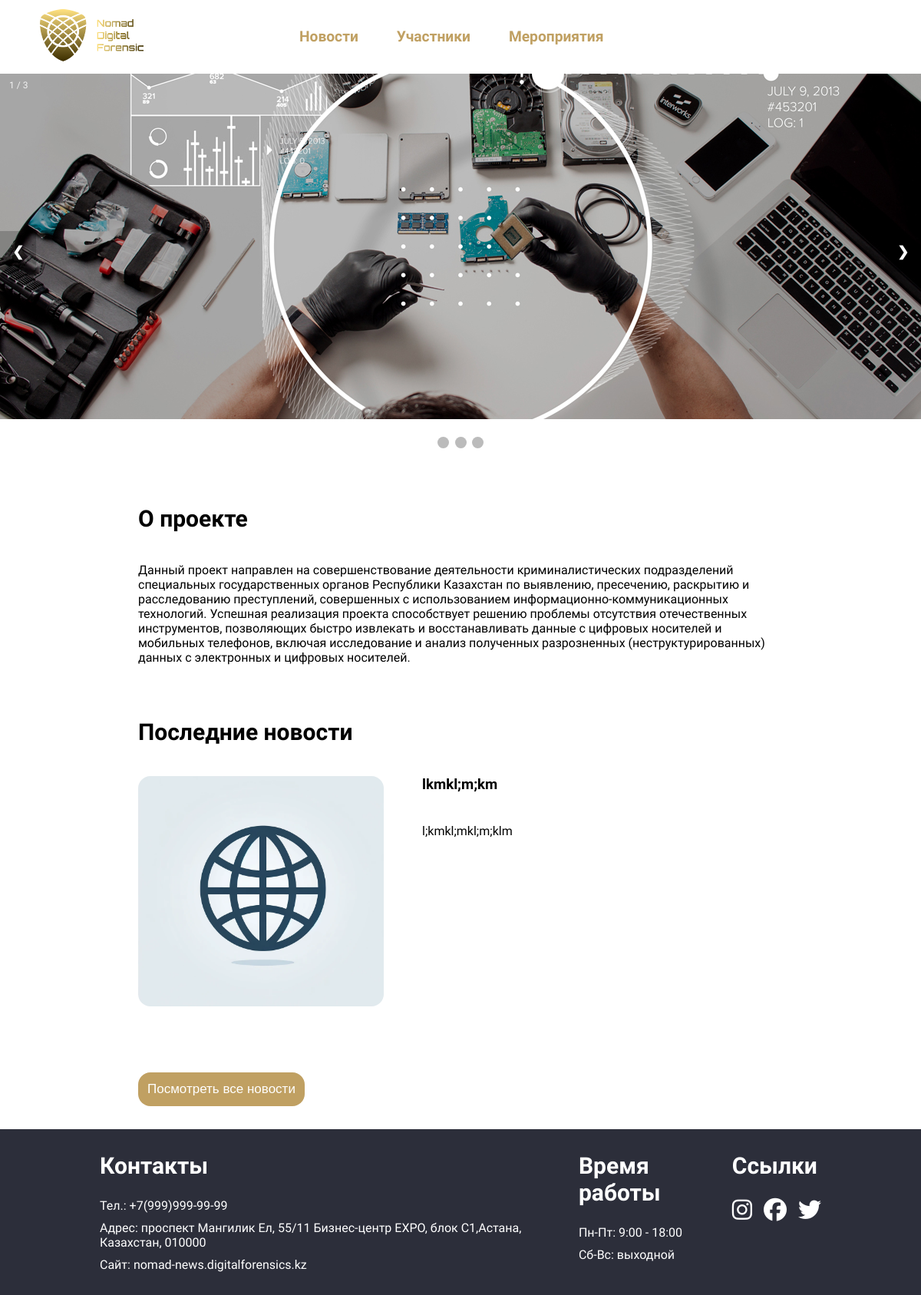
Before: / with the older database file.
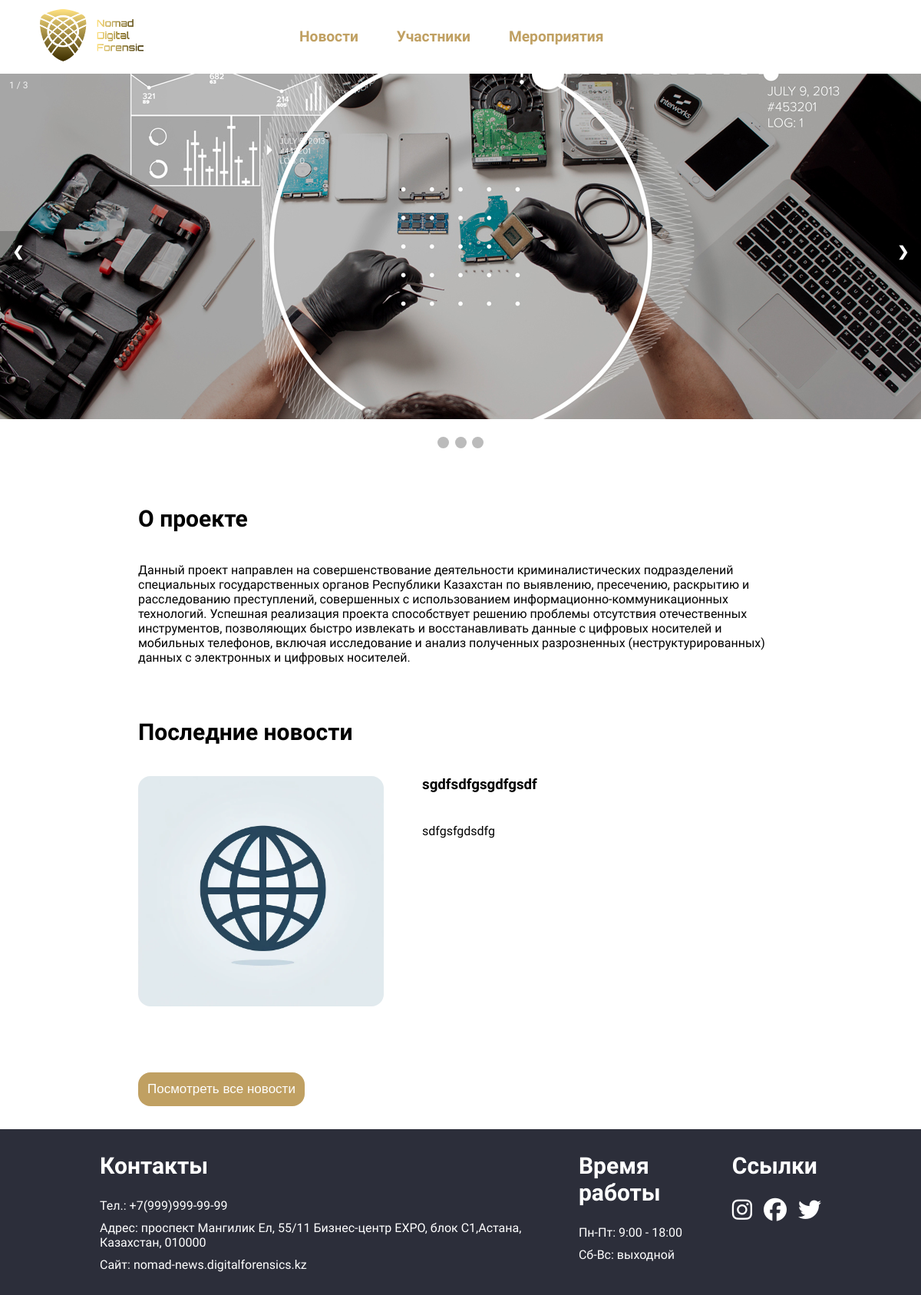
After: the same page with the newer database file.
### app/models.py (models this page shows, shortened)
class News(models.Model):
    title = models.CharField(max_length=255)
    text = CKEditor5Field()
    image = models.ImageField(upload_to='news_images/', default='default_images/default_news.png')
    created_at = models.DateTimeField(auto_now_add=True)
    updated_at = models.DateTimeField(auto_now=True)
    news_for_main = models.BooleanField(default=False)
    class Meta:
        verbose_name = 'Новость'
        verbose_name_plural = 'Новости'

### app/views.py (the view)
# urls.py: path('', MainView.as_view(), name='main'),
class MainView(generic.ListView):
    template_name = 'main.html'
    model = News
    context_object_name = 'news_list'
    def get_news_queryset(self):
        queryset = News.objects.filter(news_for_main=True).order_by('-created_at')
        return queryset
    def get(self, request):
        return render(request, self.template_name, {'news_list': self.get_news_queryset()})

### app/templatetags/custom_filters.py (called while the page is built)
@register.filter(name='truncate')
def truncate(value, arg):
    try:
        length = int(arg)
    except ValueError:  # handle the case when arg is not an integer
        return value  # just return the original string
    if len(value) > length:
        return value[:length].rsplit(' ', 1)[0] + ' . . .'
    else:
        return value

### templates/main.html (shortened to what this page needs)
{% extends 'base.html' %}
{% load static %}
{% block content %}
{% load custom_filters %}
<div class="slideshow-container">
    <div class="mySlides fade">
        <div class="numbertext">1 / 3</div>
        <img class="ratioDiv" src="{% static 'main_images/main_image1.png' %}">
    </div>
    <a class="prev" onclick="plusSlides(-1)">&#10094;</a>
    <a class="next" onclick="plusSlides(1)">&#10095;</a>
</div>
<br>
<div style="text-align:center">
    <span class="dot" onclick="currentSlide(1)"></span>
    <span class="dot" onclick="currentSlide(2)"></span>
    <span class="dot" onclick="currentSlide(3)"></span>
</div>
<div class="main-block-news">
    <h2>О проекте</h2>
    <p>Данный проект
        направлен на совершенствование деятельности криминалистических подразделений
        специальных государственных органов Республики Казахстан по выявлению, пресечению,
        раскрытию и расследованию преступлений, совершенных с использованием
        информационно-коммуникационных технологий. Успешная реализация проекта
        способствует решению проблемы отсутствия отечественных инструментов, позволяющих
        быстро извлекать и восстанавливать данные с цифровых носителей и мобильных
        телефонов, включая исследование и анализ полученных разрозненных (неструктурированных) данных с электронных и цифровых носителей.</p>
</div>
<div class="main-block-news">
    <h2>Последние новости</h2>
    <div class="main-block-news-items">
        {% for news in news_list %}
        <div class="main-block-news-item">
            <div>
                <a href="{% url 'news' news.id %}"><img src="{{ news.image.url }}" alt=""></a>
            </div>
            <div class="news-info">
                <a href="{% url 'news' news.id %}">
                    <h3>{{ news.title }}</h3>
                </a>
                <p>{{ news.text|truncate:750|safe }}</p>
            </div>
        </div>
        {% endfor %}
    </div>
    <a href="{% url 'all_news' %}"><button style="margin-top: 50px;" class="button-default">Посмотреть все
            новости</button></a>
</div>
{% endblock %}

### templates/base.html (shortened to what this page needs)
{% load static %}
<!DOCTYPE html>
<html lang="en">
<head>
    <link rel="stylesheet" href="{% static 'css/styles.css' %}">
</head>
<body>
    <nav>
        <div class="logo">
            <a href="{% url 'main' %}">
                <img class="logo-image-gold" src="{% static 'main_images/logo_gold.png' %}" alt="">
            </a>
        </div>
        <div class="nav-links">
            <a href="{% url 'all_news' %}">Новости</a>
            <a href="{% url 'participants' %}">Участники</a>
            <a href="{% url 'events' %}">Мероприятия</a>
        </div>
    </nav>
    <main class="container">{% block content %} {% endblock %}</main>
    <footer>
        <div class="footer-contacts">
            <h3>Контакты</h3>
            <div class="footer-contacts-items">
                <p>Тел.: +7(999)999-99-99</p>
                <p>Адрес: проспект Мангилик Ел, 55/11 Бизнес-центр EXPO, блок C1,Астана, Казахстан, 010000</p>
                <p>Сайт: nomad-news.digitalforensics.kz</p>
            </div>
        </div>
        <div class="footer-work-time">
            <h3>Время работы</h3>
            <p>Пн-Пт: 9:00 - 18:00</p>
            <p>Сб-Вс: выходной</p>
        </div>
        <div class="footer-links">
            <h3>Ссылки</h3>
            <div class="footer-icons">
                <i class="fa-brands fa-instagram"></i>
                <i class="fa-brands fa-facebook"></i>
                <i class="fa-brands fa-twitter"></i>
            </div>
        </div>
    </footer>
</body>
</html>

### static/css/styles.css (style rules this page uses)
* { margin: 0; padding: 0; box-sizing: border-box; }
body { font-family: "Raleway", sans-serif; font-weight: 300; min-height: 100vh; display: flex; flex-direction: column; }
nav { display: flex; gap: 200px; align-items: center; padding: 10px 50px; -webkit-box-shadow: 6px 6px 25px -3px rgba(0, 0, 0, 0.72); -moz-box-shadow: 6px 6px 25px -3px rgba(0, 0, 0, 0.72); box-shadow: 6px 6px 25px -3px rgba(0, 0, 0, 0.72); }
main { margin-bottom: 10px; }
.nav-links { display: flex; gap: 50px; }
.ratioDiv { width: 100%; height: 100%; object-fit: cover; object-position: center; }
.nav-links a { text-decoration: none; color: #c0a062; font-size: 1.2rem; font-weight: bold; }
.logo img { width: 140px; }
.slideshow-container { width: 100%; position: relative; margin: auto; }
.mySlides { display: none; }
.prev, .next { cursor: pointer; position: absolute; top: 50%; width: auto; margin-top: -22px; padding: 16px; color: white; background-color: rgba(0, 0, 0, 0.201); font-weight: bold; font-size: 18px; transition: 0.6s ease; border-radius: 0 3px 3px 0; user-select: none; }
.next { right: 0; border-radius: 3px 0 0 3px; }
.numbertext { color: #f2f2f2; font-size: 12px; padding: 8px 12px; position: absolute; top: 0; }
.dot { cursor: pointer; height: 15px; width: 15px; margin: 0 2px; background-color: #bbb; border-radius: 50%; display: inline-block; transition: background-color 0.6s ease; }
.active, .dot:hover { font-size: 1.2rem; text-decoration: underline; }
.fade { animation-name: fade; animation-duration: 1.5s; }
footer { margin-top: auto; padding: 30px 10%; background-color: #2c2e3a; color: white; display: flex; justify-content: space-between; margin-top: 20px; }
.footer-contacts { display: flex; flex-direction: column; gap: 25px; padding: 0 10px; }
.footer-contacts h3 { font-size: 30px; }
.footer-work-time h3 { font-size: 30px; margin-bottom: 15px; }
.footer-work-time { display: flex; flex-direction: column; gap: 10px; padding: 0 10px; }
.footer-contacts-items { display: flex; flex-direction: column; gap: 10px; }
.footer-links { padding: 0 10px; }
.footer-links h3 { font-size: 30px; margin-bottom: 25px; }
.footer-icons { display: flex; font-size: 30px; gap: 15px; }
.fa-brands { cursor: pointer; }
button { font-size: 17px; }
.main-block-news h2 { font-size: 30px; margin-bottom: 40px; }
.main-block-news { margin-top: 70px; padding: 0 15%; }
.main-block-news-item { display: flex; gap: 50px; margin-top: 2rem; border-bottom: solid 1px grey; padding-bottom: 2rem; }
.main-block-news-item:last-child { border: none; }
.main-block-news-item img { width: 320px; height: 300px; border-radius: 1rem; object-fit: cover; }
.main-block-news h2 { font-size: 30px; }
.button-default { width: fit-content; padding: 10px; background-color: #c0a062; border: 2px solid transparent; outline: none; border-radius: 1rem; color: white; cursor: pointer; }
.news-info { display: flex; flex-direction: column; gap: 20px; }
.news-info a { color: black; text-decoration: none; }
.news-info p { font-weight: 400; }

Changed rows visible on the page:
removed News: image (placeholder picture), title "lkmkl;m;km", text "l;kmkl;mkl;m;klm"
added News: image (placeholder picture), title "sgdfsdfgsgdfgsdf", text "sdfgsfgdsdfg"
